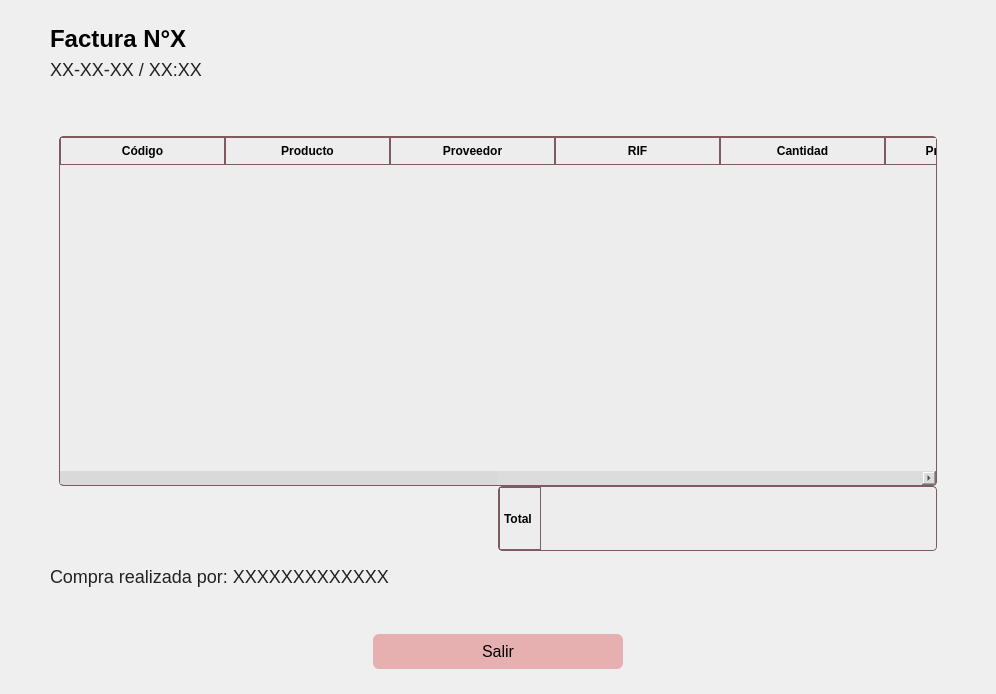
<?xml version="1.0" encoding="UTF-8"?>
<ui version="4.0">
 <class>Form</class>
 <widget class="QWidget" name="Form">
  <property name="geometry">
   <rect>
    <x>0</x>
    <y>0</y>
    <width>996</width>
    <height>694</height>
   </rect>
  </property>
  <property name="windowTitle">
   <string>Form</string>
  </property>
  <property name="styleSheet">
   <string notr="true">QMainWindow {
	font-family: Arial;
    background-color: #F0F6F9;
}

QLabel {
    font-size: 18px;
    color: #222;
}

#menu{
    background-color: #907c83;
    color: #000000;
    border: 1px solid #7f5b5f;
    border-bottom: 1.5px solid #7f5b5f;
}

#menu QLabel {
    font-size: 16px;
    color: #222;
}

#menu QWidget:hover {
    background: #7f5b5f;
}

#menu QWidget[active=&quot;true&quot;] {
    background: #7f5b5f;
    border-bottom: 3px solid #7f5b5f;
}

#menu QWidget[active=&quot;true&quot;] QLabel {
    font-weight: bold;
}

#menu QWidget {
    border-right: 1px solid #7f5b5f;
    border-left: 1px solid #7f5b5f;
}

QTableWidget {
    background-color: #ededed;
    alternate-background-color: #FFFFF0; 
    gridline-color: #7f5b5f;          
    border: 1px solid #7f5b5f;
    border-radius: 4px;
    selection-background-color: #FFFFCC; 
    selection-color: #000000;
}

QHeaderView::section {
    background-color: #ededed;       
    color: #000000;
    font-weight: bold;
    padding: 4px;
    border: 1px solid #7f5b5f;        
}

QPushButton {
    background-color: #FFFF99;         
    color: #000000;
    border: 1px solid #7f5b5f;         
    border-radius: 6px;
    padding: 8px 16px;
    font-weight: normal;
}

QPushButton:hover {
    background-color: #FFFF77;         
    border-color: #DDDD66;           
}

QPushButton:pressed {
    background-color: #DDDD66;          
}

QLineEdit {
    background-color: #FFFFFF;
    color: #000000;
    border: 2px solid #7a7a7a;
    border-radius: 4px;
    padding: 6px;
    selection-background-color: #FFFFCC;
}

QLineEdit:focus {
    border: 2px solid #666666;    
}

QLabel#labelTitulo {
    color: #000000;
    font-weight: bold;
    font-size: 24px;
}

QScrollBar:vertical, QScrollBar:horizontal {
    background-color: #FFFFF1;
}

QScrollBar::handle:vertical, QScrollBar::handle:horizontal {
    background-color: #d9d9d9;       
}

QScrollBar::handle:hover {
    background-color: #bdbdbd;        
}

QHeaderView::section:hover {
    background-color: #FFFF77;         
}

QTableWidget::item:hover {
    background-color: #FFFFCC;        
}




QPushButton#btnAdd {
    background: transparent;
    font-size: 36px;
    color: #222;
    border: none;
}
QPushButton#btnAdd:hover {
    color: #444;
}

QToolButton {
    background: transparent;
    border: none;
}
QToolButton:hover {
    background: #dcdcdc;
    border-radius: 4px;
}

QPushButton#btnBack {
    background: transparent;
    border: none;
    font-size: 36px;
    color: #222;
}
QPushButton#btnBack:hover {
    color: #555;
}



QScrollBar:vertical,
QScrollBar:horizontal {
    background: #dcdcdc;
    border-radius: 4px;
}

QScrollBar::handle {
    background: #aaaaaa;
    border-radius: 4px;
}
QScrollBar::handle:hover {
    background: #888888;
}


QPushButton#btnAddProducto,
QPushButton#btnRemoveProducto {
    background: transparent;
    border: none;
    font-size: 22px;
    font-weight: bold;
}

QPushButton#btnAddProducto:hover,
QPushButton#btnRemoveProducto:hover {
    color: #487c7e;
}

QPushButton#btnCancelar {
    background: #e7b0b0;
    border: none;
    border-radius: 6px;
    padding: 8px 26px;
    font-size: 16px;
}

QPushButton#btnCancelar:hover {
    background: #d59a9a;
}

QPushButton#btnGuardar {
    background: #b9e3a6;
    border: none;
    border-radius: 6px;
    padding: 8px 26px;
    font-size: 16px;
}

QPushButton#btnGuardar:hover {
    background: #a3d68c;
}

</string>
  </property>
  <layout class="QHBoxLayout" name="horizontalLayout_3">
   <property name="leftMargin">
    <number>0</number>
   </property>
   <property name="topMargin">
    <number>0</number>
   </property>
   <property name="rightMargin">
    <number>0</number>
   </property>
   <property name="bottomMargin">
    <number>0</number>
   </property>
   <item>
    <layout class="QVBoxLayout" name="verticalLayout" stretch="0">
     <item>
      <layout class="QVBoxLayout" name="verticalLayout_2" stretch="1,1,10,0,1,1">
       <property name="leftMargin">
        <number>50</number>
       </property>
       <property name="topMargin">
        <number>25</number>
       </property>
       <property name="rightMargin">
        <number>50</number>
       </property>
       <property name="bottomMargin">
        <number>25</number>
       </property>
       <item>
        <layout class="QVBoxLayout" name="verticalLayout_4" stretch="0,0">
         <item>
          <widget class="QLabel" name="labelTitulo">
           <property name="text">
            <string>Factura N°X</string>
           </property>
          </widget>
         </item>
         <item>
          <widget class="QLabel" name="label_2">
           <property name="text">
            <string>XX-XX-XX / XX:XX</string>
           </property>
          </widget>
         </item>
        </layout>
       </item>
       <item>
        <spacer name="verticalSpacer_2">
         <property name="orientation">
          <enum>Qt::Vertical</enum>
         </property>
         <property name="sizeHint" stdset="0">
          <size>
           <width>20</width>
           <height>40</height>
          </size>
         </property>
        </spacer>
       </item>
       <item>
        <widget class="QWidget" name="panelRegistro" native="true">
         <layout class="QHBoxLayout" name="horizontalLayout_4">
          <property name="spacing">
           <number>45</number>
          </property>
          <item>
           <layout class="QVBoxLayout" name="verticalLayout_3" stretch="0">
            <property name="spacing">
             <number>0</number>
            </property>
            <item>
             <layout class="QVBoxLayout" name="verticalLayout_6" stretch="2,1">
              <item>
               <widget class="QTableWidget" name="tableProducto">
                <property name="minimumSize">
                 <size>
                  <width>0</width>
                  <height>350</height>
                 </size>
                </property>
                <attribute name="horizontalHeaderMinimumSectionSize">
                 <number>50</number>
                </attribute>
                <attribute name="horizontalHeaderDefaultSectionSize">
                 <number>165</number>
                </attribute>
                <attribute name="horizontalHeaderStretchLastSection">
                 <bool>true</bool>
                </attribute>
                <attribute name="verticalHeaderDefaultSectionSize">
                 <number>30</number>
                </attribute>
                <column>
                 <property name="text">
                  <string>Código</string>
                 </property>
                </column>
                <column>
                 <property name="text">
                  <string>Producto</string>
                 </property>
                </column>
                <column>
                 <property name="text">
                  <string>Proveedor</string>
                 </property>
                </column>
                <column>
                 <property name="text">
                  <string>RIF</string>
                 </property>
                </column>
                <column>
                 <property name="text">
                  <string>Cantidad</string>
                 </property>
                </column>
                <column>
                 <property name="text">
                  <string>Precio unitario</string>
                 </property>
                </column>
                <column>
                 <property name="text">
                  <string>IVA</string>
                 </property>
                </column>
                <column>
                 <property name="text">
                  <string>Descuento</string>
                 </property>
                </column>
                <column>
                 <property name="text">
                  <string>Subtotal</string>
                 </property>
                </column>
                <column>
                 <property name="text">
                  <string>Total</string>
                 </property>
                </column>
               </widget>
              </item>
              <item>
               <layout class="QHBoxLayout" name="horizontalLayout">
                <item>
                 <spacer name="horizontalSpacer">
                  <property name="orientation">
                   <enum>Qt::Horizontal</enum>
                  </property>
                  <property name="sizeHint" stdset="0">
                   <size>
                    <width>40</width>
                    <height>20</height>
                   </size>
                  </property>
                 </spacer>
                </item>
                <item>
                 <widget class="QTableWidget" name="tableWidget">
                  <property name="sizePolicy">
                   <sizepolicy hsizetype="Expanding" vsizetype="Minimum">
                    <horstretch>0</horstretch>
                    <verstretch>0</verstretch>
                   </sizepolicy>
                  </property>
                  <property name="maximumSize">
                   <size>
                    <width>16777215</width>
                    <height>65</height>
                   </size>
                  </property>
                  <attribute name="horizontalHeaderDefaultSectionSize">
                   <number>100</number>
                  </attribute>
                  <attribute name="verticalHeaderDefaultSectionSize">
                   <number>50</number>
                  </attribute>
                  <attribute name="verticalHeaderStretchLastSection">
                   <bool>true</bool>
                  </attribute>
                  <row>
                   <property name="text">
                    <string>Total</string>
                   </property>
                  </row>
                 </widget>
                </item>
               </layout>
              </item>
             </layout>
            </item>
           </layout>
          </item>
         </layout>
        </widget>
       </item>
       <item>
        <layout class="QHBoxLayout" name="horizontalLayout_6">
         <item>
          <widget class="QLabel" name="label">
           <property name="text">
            <string>Compra realizada por: XXXXXXXXXXXXX</string>
           </property>
          </widget>
         </item>
        </layout>
       </item>
       <item>
        <spacer name="verticalSpacer">
         <property name="orientation">
          <enum>Qt::Vertical</enum>
         </property>
         <property name="sizeHint" stdset="0">
          <size>
           <width>20</width>
           <height>40</height>
          </size>
         </property>
        </spacer>
       </item>
       <item>
        <layout class="QHBoxLayout" name="horizontalLayout_5">
         <property name="spacing">
          <number>60</number>
         </property>
         <property name="leftMargin">
          <number>250</number>
         </property>
         <property name="rightMargin">
          <number>250</number>
         </property>
         <property name="bottomMargin">
          <number>0</number>
         </property>
         <item>
          <widget class="QPushButton" name="btnCancelar">
           <property name="maximumSize">
            <size>
             <width>250</width>
             <height>16777215</height>
            </size>
           </property>
           <property name="text">
            <string>Salir</string>
           </property>
          </widget>
         </item>
        </layout>
       </item>
      </layout>
     </item>
    </layout>
   </item>
  </layout>
 </widget>
 <resources/>
 <connections/>
</ui>
